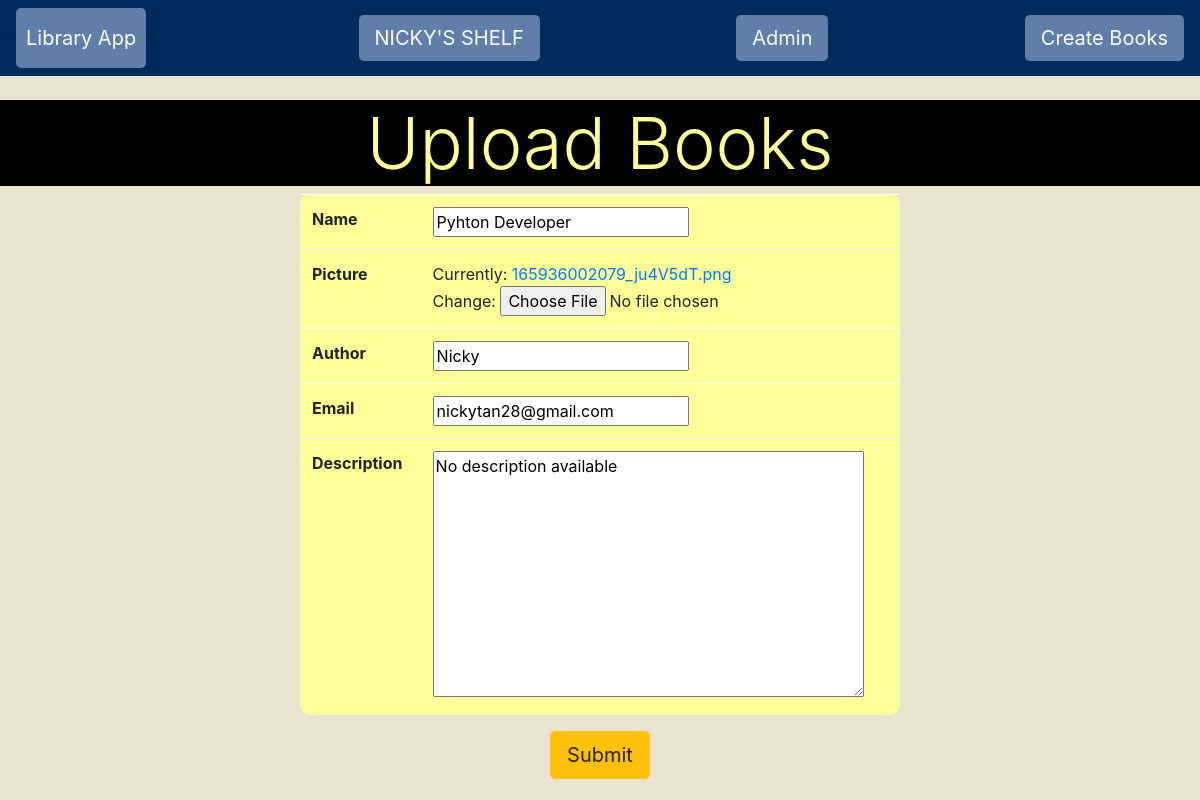
Page /book/update/3 on the committed database.
### book/models.py (models this page shows, shortened)
class Book(models.Model):
    name = models.CharField(max_length=50)
    picture = models.ImageField()
    author = models.CharField(max_length=30,default='anonymous')
    email = models.EmailField(blank=True)
    description = models.TextField(default="No description available")

### book/views.py (the view)
# urls.py: path('update/<int:book_id>',views.update_book),
def update_book(request, book_id):
    book_id = int(book_id)
    try:
        book_query = Book.objects.get(id=book_id)
    except Book.DoesNotExist:
        return redirect('index')
    book_form = BookForm(request.POST or None, instance = book_query)
    if book_form.is_valid():
        book_form.save()
        return redirect('index')
    return render(request,'book/upload_form.html',{'book_form':book_form})

### book/forms.py
class BookForm(forms.ModelForm):
    class Meta:
        model = Book
        fields = "__all__"

### templates/book/upload_form.html (shortened to what this page needs)
{% extends 'book/library.html' %}
{% block content %}
<center>
    <h1 class="display-3" style="background-color:#000000;color:#FFFF99;">Upload Books</h1>
    <form method='POST' enctype="multipart/form-data">
        <table class='w-50 table table-light' style="border-radius:10px;background-color:#FFFF99;">
            {% for field in book_form %}
            <tr>
                <th>{{field.label}}</th>
                <td>{{ field }}</td>
            </tr>
            {% endfor %}
        </table>
        <button type="submit" class="btn btn-lg btn-warning">Submit</button>
    </form>
</center>
{% endblock %}

### rows in the picture
Book: book_form "Pyhton Developer" "Nicky" "nickytan28@gmail.com" "No description available"

### other values in the picture
{{ field.label }} "Name" "Picture" "Author" "Email" "Description"
